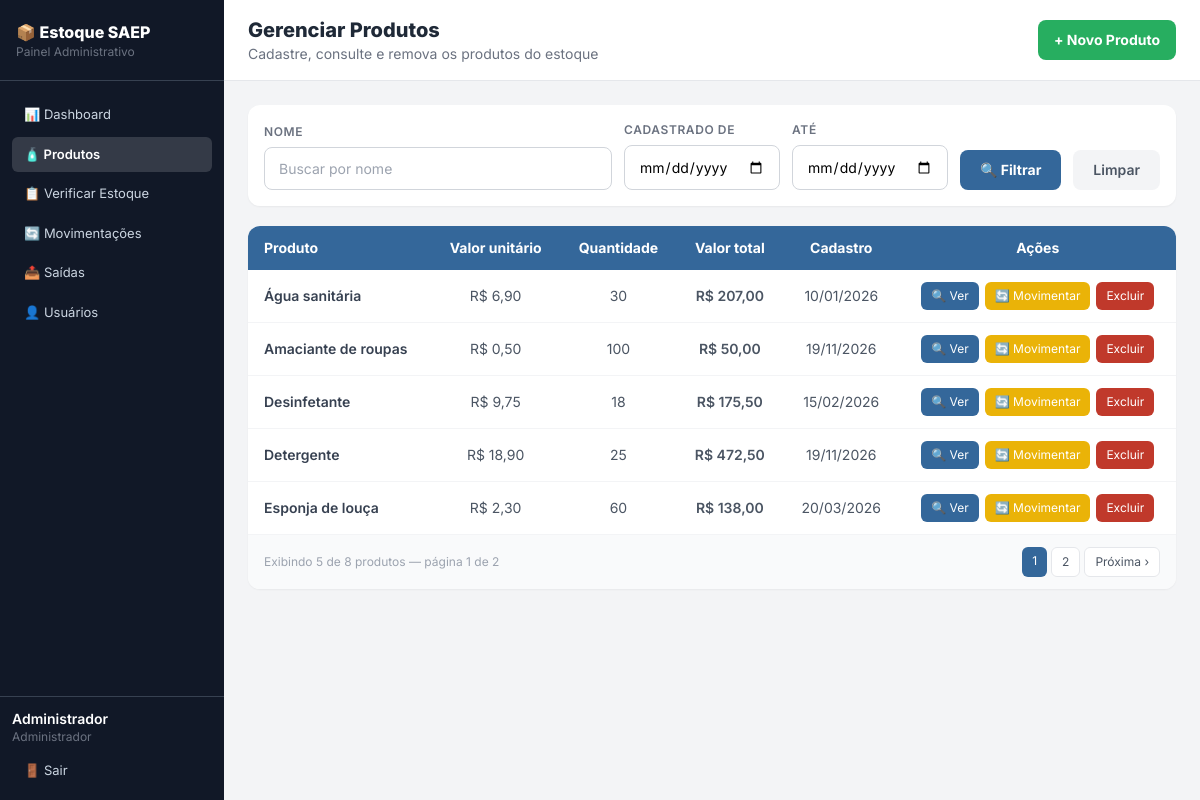
The page /produtos.php (signed in) on the database its author committed.
### tables this page shows
CREATE TABLE produto (
    id_produto INT AUTO_INCREMENT NOT NULL PRIMARY KEY,
    nome VARCHAR(100) NOT NULL UNIQUE,
    quantidade_estoque INTEGER NOT NULL CHECK (quantidade_estoque >= 0),
    valor_unitario NUMERIC(10,2) NOT NULL,
    data_cadastro DATE NOT NULL DEFAULT (CURRENT_DATE)
);

### includes/auth.php (called while the page is built, shortened)
<?php
function usuarioLogado(): ?array
{
    return $_SESSION["usuario"] ?? null;
}
function ehAdmin(): bool
{
    return (usuarioLogado()["tipo"] ?? "") === "ADMIN";
}

### conexao.php (called while the page is built, shortened)
<?php
spl_autoload_register(function ($classe) {
    $arquivo = __DIR__ . '/models/' . $classe . '.php';
});

### models/Produto.php (called while the page is built, shortened)
<?php
class Produto
{
    private PDO $pdo;
    public function __construct(PDO $pdo)
    {
        $this->pdo = $pdo;
    }
    private function filtros(array $f, array &$params): string
    {
        $where = [];
        return $where ? "WHERE " . implode(" AND ", $where) : "";
    }
    public function contar(array $f): int
    {
        $params = [];
        $st = $this->pdo->prepare("SELECT COUNT(*) FROM produto " . $this->filtros($f, $params));
        $st->execute($params);
        return (int) $st->fetchColumn();
    }
    public function listarPaginado(array $f, int $pagina, int $porPagina): array
    {
        $params = [];
        $offset = ($pagina - 1) * $porPagina;
        $st = $this->pdo->prepare("SELECT * FROM produto " . $this->filtros($f, $params) . " ORDER BY nome LIMIT $porPagina OFFSET $offset");
        $st->execute($params);
        return $st->fetchAll();
    }
}

### produtos.php (the view, shortened to what this page needs)
<?php
require_once __DIR__ . '/conexao.php';
require_once __DIR__ . '/includes/auth.php';
$produtoModel = new Produto($pdo);
require_once __DIR__ . '/includes/menu.php';
$filtros = [
    "nome"        => trim($_GET["nome"] ?? ""),
    "data_inicio" => $_GET["data_inicio"] ?? "",
    "data_fim"    => $_GET["data_fim"] ?? "",
];
$porPagina = 5;
$total     = $produtoModel->contar($filtros);
$paginas   = max(1, (int) ceil($total / $porPagina));
$pagina    = min(max(1, (int) ($_GET["pagina"] ?? 1)), $paginas);
$produtos  = $produtoModel->listarPaginado($filtros, $pagina, $porPagina);
$link = function ($p) use ($filtros) {
    return "?" . http_build_query(array_merge($filtros, ["pagina" => $p]));
};
?>
    <main class="flex-1 flex flex-col">
        <div class="bg-white border-b border-gray-200 px-6 py-4 flex items-center justify-between">
            <div>
                <h1 class="text-xl font-extrabold text-gray-800">Gerenciar Produtos</h1>
                <p class="text-sm text-gray-500">Cadastre, consulte e remova os produtos do estoque</p>
            </div>
            <?php if (ehAdmin()): ?>
            <a href="produto_form.php" class="bg-senai-green text-white font-bold px-4 py-2.5 rounded-lg text-sm hover:bg-green-600 transition flex items-center gap-2">
                + Novo Produto
            </a>
            <?php endif; ?>
        </div>
        <div class="p-6 flex-1">
            <form method="get" class="bg-white rounded-xl shadow-sm p-4 mb-5 flex flex-wrap items-end gap-3">
                <div class="flex-1 min-w-[180px]">
                    <label class="form-label">Nome</label>
                    <input type="text" name="nome" class="form-input" placeholder="Buscar por nome" value="<?= htmlspecialchars($filtros["nome"]) ?>">
                </div>
                <div>
                    <label class="form-label">Cadastrado de</label>
                    <input type="date" name="data_inicio" class="form-input" value="<?= htmlspecialchars($filtros["data_inicio"]) ?>">
                </div>
                <div>
                    <label class="form-label">Até</label>
                    <input type="date" name="data_fim" class="form-input" value="<?= htmlspecialchars($filtros["data_fim"]) ?>">
                </div>
                <button type="submit" class="bg-senai-blue text-white font-bold px-5 py-2.5 rounded-lg text-sm hover:bg-senai-blue-dark transition">🔍 Filtrar</button>
                <a href="produtos.php" class="bg-gray-100 text-gray-600 font-semibold px-5 py-2.5 rounded-lg text-sm hover:bg-gray-200 transition">Limpar</a>
            </form>
            <div class="bg-white rounded-xl shadow-sm overflow-hidden">
                <table class="w-full text-sm">
                    <thead class="bg-senai-blue text-white">
                        <tr>
                            <th class="px-4 py-3 text-left">Produto</th>
                            <th class="px-4 py-3 text-center">Valor unitário</th>
                            <th class="px-4 py-3 text-center">Quantidade</th>
                            <th class="px-4 py-3 text-center">Valor total</th>
                            <th class="px-4 py-3 text-center">Cadastro</th>
                            <th class="px-4 py-3 text-center">Ações</th>
                        </tr>
                    </thead>
                    <tbody class="divide-y divide-gray-100">
                    <?php foreach ($produtos as $p): ?>
                        <?php $valorTotal = round($p["valor_unitario"] * $p["quantidade_estoque"], 2); ?>
                        <tr class="hover:bg-gray-50 transition">
                            <td class="px-4 py-3 text-gray-700 font-semibold"><?= htmlspecialchars($p["nome"]) ?></td>
                            <td class="px-4 py-3 text-center text-gray-600">R$ <?= number_format($p["valor_unitario"], 2, ",", ".") ?></td>
                            <td class="px-4 py-3 text-center text-gray-600"><?= $p["quantidade_estoque"] ?></td>
                            <td class="px-4 py-3 text-center text-gray-600 font-semibold">R$ <?= number_format($valorTotal, 2, ",", ".") ?></td>
                            <td class="px-4 py-3 text-center text-gray-600"><?= date("d/m/Y", strtotime($p["data_cadastro"])) ?></td>
                            <td class="px-4 py-3 text-center">
                                <div class="flex items-center justify-center gap-1.5">
                                    <a href="produto.php?id=<?= $p["id_produto"] ?>" class="bg-senai-blue text-white text-xs px-2.5 py-1.5 rounded-md hover:bg-senai-blue-dark transition" title="Ver produto">🔍 Ver</a>
                                    <a href="movimentacao_form.php?id_produto=<?= $p["id_produto"] ?>" class="bg-yellow-500 text-white text-xs px-2.5 py-1.5 rounded-md hover:bg-yellow-600 transition" title="Movimentar estoque">🔄 Movimentar</a>
                                    <?php if (ehAdmin()): ?>
                                    <a onclick="return confirm('Tem certeza disso?')" class="bg-senai-red text-white text-xs px-2.5 py-1.5 rounded-md hover:bg-red-700 transition" href="?excluir=<?= $p["id_produto"] ?>">Excluir</a>
                                    <?php endif; ?>
                                </div>
                            </td>
                        </tr>
                    <?php endforeach; ?>
                    </tbody>
                </table>
                <div class="border-t border-gray-100 px-4 py-3 bg-gray-50 flex items-center justify-between">
                    <p class="text-xs text-gray-400">Exibindo <?= count($produtos) ?> de <?= $total ?> produtos — página <?= $pagina ?> de <?= $paginas ?></p>
                    <div class="flex gap-1">
                        <?php for ($i = 1; $i <= $paginas; $i++): ?>
                            <a href="<?= htmlspecialchars($link($i)) ?>" class="text-xs px-2.5 py-1.5 rounded-md <?= $i == $pagina ? "bg-senai-blue text-white" : "bg-white border border-gray-200 text-gray-600 hover:bg-gray-100" ?>"><?= $i ?></a>
                        <?php endfor; ?>
                        <?php if ($pagina < $paginas): ?>
                            <a href="<?= htmlspecialchars($link($pagina + 1)) ?>" class="bg-white border border-gray-200 text-gray-600 text-xs px-2.5 py-1.5 rounded-md hover:bg-gray-100">Próxima ›</a>
                        <?php endif; ?>
                    </div>
                </div>
            </div>
        </div>
    </main>
</body>
</html>

### includes/head.php (style rules this page uses)
body { font-family: 'Inter', sans-serif; }
.form-input { width:100%; border:1px solid #d1d5db; border-radius:8px; padding:10px 14px; font-size:14px; outline:none; transition:border .15s; }
.form-label { display:block; font-size:12px; font-weight:600; color:#6b7280; margin-bottom:6px; text-transform:uppercase; letter-spacing:.05em; }

### rows shown on the page
produto: nome "Água sanitária", valor_unitario "6,90", quantidade_estoque "30", valorTotal "207,00", data_cadastro "10/01/2026"
produto: nome "Amaciante de roupas", valor_unitario "0,50", quantidade_estoque "100", valorTotal "50,00", data_cadastro "19/11/2026"
produto: nome "Desinfetante", valor_unitario "9,75", quantidade_estoque "18", valorTotal "175,50", data_cadastro "15/02/2026"
produto: nome "Detergente", valor_unitario "18,90", quantidade_estoque "25", valorTotal "472,50", data_cadastro "19/11/2026"
produto: nome "Esponja de louça", valor_unitario "2,30", quantidade_estoque "60", valorTotal "138,00", data_cadastro "20/03/2026"

### other values the page prints
$usuarioMenu["nome"] "Administrador"
count($produtos) "5"
$total "8"
$pagina "1"
$paginas "2"
